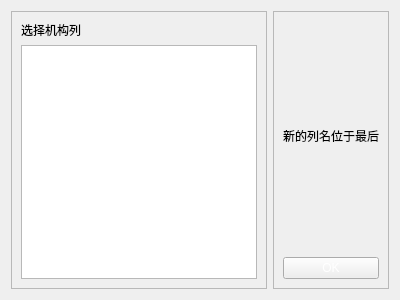
<?xml version="1.0" encoding="UTF-8"?>
<ui version="4.0">
 <class>Form</class>
 <widget class="QWidget" name="Form">
  <property name="geometry">
   <rect>
    <x>0</x>
    <y>0</y>
    <width>400</width>
    <height>300</height>
   </rect>
  </property>
  <property name="windowTitle">
   <string>提取一级机构</string>
  </property>
  <layout class="QHBoxLayout" name="horizontalLayout">
   <item>
    <widget class="QFrame" name="frame">
     <property name="frameShape">
      <enum>QFrame::StyledPanel</enum>
     </property>
     <property name="frameShadow">
      <enum>QFrame::Raised</enum>
     </property>
     <layout class="QVBoxLayout" name="verticalLayout_2">
      <item>
       <widget class="QLabel" name="label">
        <property name="text">
         <string>选择机构列</string>
        </property>
       </widget>
      </item>
      <item>
       <widget class="QListWidget" name="listWidget">
        <property name="selectionMode">
         <enum>QAbstractItemView::SingleSelection</enum>
        </property>
       </widget>
      </item>
     </layout>
    </widget>
   </item>
   <item>
    <widget class="QFrame" name="frame_2">
     <property name="frameShape">
      <enum>QFrame::StyledPanel</enum>
     </property>
     <property name="frameShadow">
      <enum>QFrame::Raised</enum>
     </property>
     <layout class="QVBoxLayout" name="verticalLayout">
      <item>
       <widget class="QLabel" name="label_2">
        <property name="text">
         <string>新的列名位于最后</string>
        </property>
       </widget>
      </item>
      <item>
       <widget class="QPushButton" name="pushButton">
        <property name="styleSheet">
         <string notr="true">color: rgb(255, 255, 255); background-color: rgb(28, 177,
                                        245);
                                    </string>
        </property>
        <property name="text">
         <string>OK</string>
        </property>
       </widget>
      </item>
     </layout>
    </widget>
   </item>
  </layout>
 </widget>
 <resources/>
 <connections/>
</ui>
